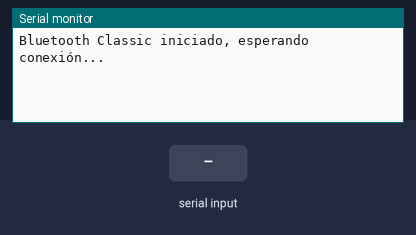
Simulated run of this sketch. Board: ESP32. Parts: the last lines printed to the serial monitor. Inputs (shaded band) come from the test bench. Nothing arrives over Bluetooth unless stated.

Above: at 1.2 s.
1.3 s: "1\n" received over the second serial link
At 2.5 s:
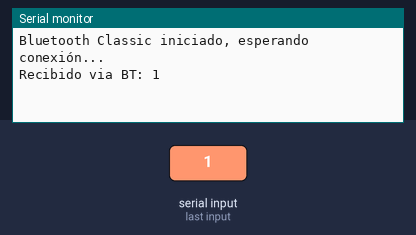
2.8 s: "0\n" received over the second serial link
At 3.7 s:
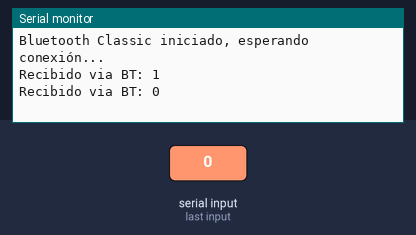

Measured:
- after the input at 1.3 s, the serial monitor: prints a new line at once (image 1)
- after the input at 2.8 s, the serial monitor: prints a new line at once (image 2)

The sketch:

p4_5.ino
```cpp
#include "BluetoothSerial.h"

#if !defined(CONFIG_BT_ENABLED) || !defined(CONFIG_BLUEDROID_ENABLED)
#error "Bluetooth no está habilitado! Actívalo en la configuración del ESP32."
#endif

BluetoothSerial SerialBT;

void setup() {
  Serial.begin(115200);
  SerialBT.begin("ESP32_CHAT");  // Nombre Bluetooth del ESP32
  Serial.println("Bluetooth Classic iniciado, esperando conexión...");
}

void loop() {
  // Si llega datos desde la app Bluetooth
  if (SerialBT.available()) {
    String mensaje = SerialBT.readStringUntil('\n');  // leer hasta fin de línea
    Serial.print("Recibido via BT: ");
    Serial.println(mensaje);
    // Enviar respuesta de vuelta por Bluetooth
    String respuesta = "ESP32: " + mensaje;
    SerialBT.println(respuesta);
  }
  // Si enviamos algo por el Serial de PC, retransmitirlo por Bluetooth
  if (Serial.available()) {
    char c = Serial.read();
    SerialBT.write(c);
  }
}
```
